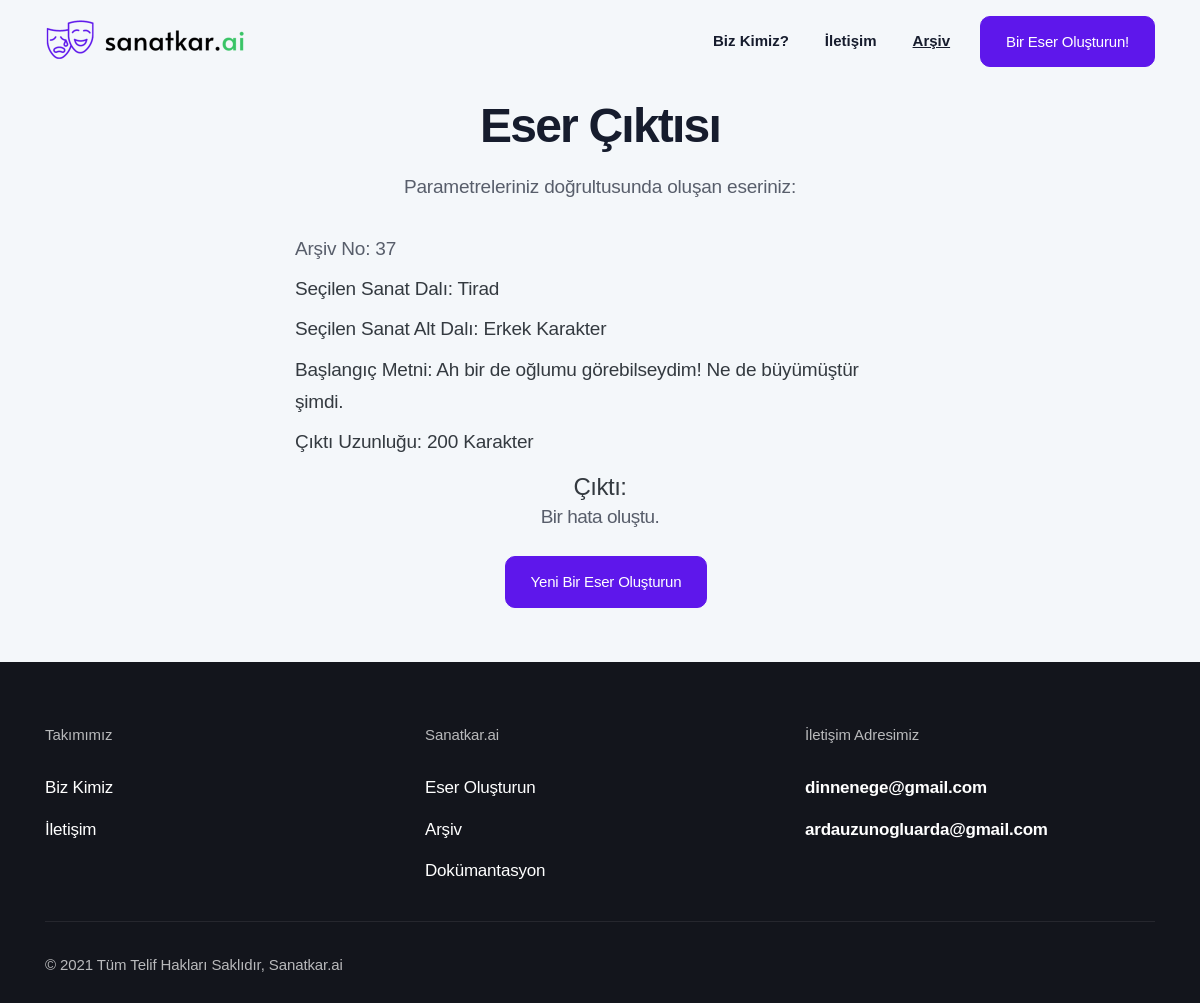
Page /archive/37 on the committed database.
### app.py (models this page shows)
class Archive(db.Model):
    id = db.Column(db.Integer, primary_key=True)
    generated_text = db.Column(db.String(600))
    art_branch = db.Column(db.String(10))
    genre = db.Column(db.String(30))
    seed_input = db.Column(db.String(35))
    length_input = db.Column(db.String(3))

### app.py (the view)
@app.route("/archive/<int:id>")
def particular_archive_element(id):
    archived_generation = Archive.query.filter_by(id = id).first()
    id = archived_generation.id
    generated_text = archived_generation.generated_text
    art_branch = archived_generation.art_branch
    genre = archived_generation.genre
    seed_input = archived_generation.seed_input
    length_input = archived_generation.length_input
    output = str(generated_text).replace("_", "").replace(")", "").replace("(", "").replace("'", "").replace('"',"").split("\\n")
    output = list(filter(None, output))[:-1]
    return render_template("generator_output.html", id = id, output=output, art_branch=art_branch, genre=genre, seed_input=seed_input, length_input=length_input)

### templates/generator_output.html (shortened to what this page needs)
<!DOCTYPE html>
<html lang="en">
<head>
  <link rel="stylesheet" href="{{ url_for('static', filename='css/bootstrap.css') }}">
  <link rel="stylesheet" href="{{ url_for('static', filename='fonts/icon-font/css/style.css') }}">
  <link rel="stylesheet" href="{{ url_for('static', filename='fonts/typography-font/typo.css') }}">
  <link rel="stylesheet" href="{{ url_for('static', filename='fonts/fontawesome-5/css/all.css') }}">
  <link rel="stylesheet" href="{{ url_for('static', filename='plugins/aos/aos.min.css') }}">
  <link rel="stylesheet" href="{{ url_for('static', filename='plugins/fancybox/jquery.fancybox.min.css') }}">
  <link rel="stylesheet" href="{{ url_for('static', filename='plugins/nice-select/nice-select.min.css') }}">
  <link rel="stylesheet" href="{{ url_for('static', filename='plugins/slick/slick.min.css') }}">
  <link rel="stylesheet" href="{{ url_for('static', filename='plugins/date-picker/css/gijgo.min.css') }}" type="text/css" />
  <link rel="stylesheet" href="{{ url_for('static', filename='plugins/theme-mode-switcher/switcher-panel.css') }}">
  <link rel="stylesheet" href="{{ url_for('static', filename='css/main.css') }}">
  <link rel="stylesheet" href="{{ url_for('static', filename='css/theme-mode-custom.css') }}">
  <link rel="stylesheet" href="https://cdnjs.cloudflare.com/ajax/libs/font-awesome/5.15.4/css/all.min.css">
</head>
<body data-theme="light">
  <div class="site-wrapper overflow-hidden">
    <header class="site-header site-header--menu-right  site-header--absolute">
      <div class="container">
        <nav class="navbar site-navbar offcanvas-active navbar-expand-lg  px-0">
          <div class="brand-logo"><a href="/">
              <img src="{{ url_for('static', filename='image/logo-main-black.png') }}" alt="" class="light-version-logo ">
            </a></div>
          <div class="collapse navbar-collapse" id="mobile-menu">
            <div class="navbar-nav-wrapper">
              <ul class="navbar-nav main-menu">
                <li class="nav-item">
                  <a class="text-dark nav-link" href="/about" role="button" aria-expanded="false">Biz Kimiz?</a>
                </li>
                <li class="nav-item">
                  <a class="nav-link" href="/contact" role="button" aria-expanded="false">İletişim</a>
                </li>
                <li class="nav-item">
                  <a class="font-weight-bold nav-link" href="/archive" role="button" aria-expanded="false"><ins>Arşiv</ins></a>
                </li>
              </ul>
            </div>
          </div>
          <div class="header-btn  ml-auto ml-lg-5 mr-6 mr-lg-0 d-none d-xs-block">
            <a class="btn btn-app-page btn-primary gr-text-9 d-none d-xs-inline-flex " href="/generator">
              Bir Eser Oluşturun!
            </a>
          </div>
        </nav>
      </div>
    </header>
    <div class="inner-banner pt-20 pb-md-13 bg-default-2">
      <div class="container">
        <div class="row  justify-content-center pt-5">
          <div class="col-xl-8 col-lg-9 text-center">
            <div class="px-md-15 text-center">
              <h2 class="title gr-text-3 mb-6">Eser Çıktısı</h2>
              <p class="gr-text-8 mb-9">Parametreleriniz doğrultusunda oluşan eseriniz:</p>
              <ul class="w-100 list-unstyled text-left">
                <li class="gr-text-8 mb-3">Arşiv No: <span id="archiveno">{{id}}</span></li>
                <li class="gr-text-8 text-dark mb-3">Seçilen Sanat Dalı: <span id="chosenart">{{art_branch}}</span></li>
                <li class="gr-text-8 text-dark mb-3">Seçilen Sanat Alt Dalı: <span id="chosensubart">{{genre}}</span></li>
                <li class="gr-text-8 text-dark mb-3">Başlangıç Metni: <span id="startingsentence">{{seed_input}}</span></li>
                <li class="gr-text-8 text-dark mb-5">Çıktı Uzunluğu: <span id="outputlength">{{length_input}}</span> Karakter</li>
                <li class="gr-text-6 text-dark mb-8 text-center">Çıktı:</br><span id="output">
                {% if output[0] %}
                  {% for element in output %}
                    {{element}}
                    <br>
                  {% endfor %}
                {% else %}
                  <p> Bir hata oluştu. </p>
                {% endif %}
                </span></li>
              </ul>
              <div class="header-btn  ml-auto ml-lg-5 mr-6 mr-lg-0 d-xs-block">
                <a class="btn btn-app-page btn-primary gr-text-9 d-xs-inline-flex " href="/generator">
                  Yeni Bir Eser Oluşturun
                </a>
              </div>
            </div>
          </div>
        </div>
      </div>
    </div>
    <div class="bg-default-2 pb-1 ">
    </div>
   <div class="footer-section dark-mode-texts bg-blackish-blue">
    <div class="container">
      <div class="footer-top pt-15">
        <div class="justify-content-center row">
          <div class="col-6 col-lg-4">
            <div class="single-footer mb-13 mb-lg-9">
              <p class="footer-title gr-text-11 mb-7">Takımımız</p>
              <ul class="footer-list list-unstyled">
                <li class="py-2"><a class="gr-text-9 gr-text-color" href="/about">Biz Kimiz</a></li>
                <li class="py-2"><a class="gr-text-9 gr-text-color" href="/contact">İletişim</a></li>
              </ul>
            </div>
          </div>
          <div class="col-6 col-lg-4">
            <div class="single-footer mb-13 mb-lg-9">
              <p class="footer-title gr-text-11 mb-7">Sanatkar.ai</p>
              <ul class="footer-list list-unstyled">
                <li class="py-2"><a class="gr-text-9 gr-text-color" href="/generator">Eser Oluşturun</a></li>
                <li class="py-2"><a class="gr-text-9 gr-text-color" href="/archive">Arşiv</a></li>
                <li class="py-2"><a class="gr-text-9 gr-text-color" href="https://github.com/ardauzunoglu/sanatkar.ai">Dokümantasyon</a></li>
              </ul>
            </div>
          </div>
          <div class="col-md-6 col-lg-4">
            <div class="single-footer mb-13 mb-lg-9">
              <p class="footer-title gr-text-11 mb-7">İletişim Adresimiz</p>
              <ul class="footer-list list-unstyled">
                <li class="py-2"><a class="gr-text-9 text-primary font-weight-bold hover-underline active text-white" href="mailto:dinnenege@gmail.com">dinnenege@gmail.com</a></li>
                <li class="py-2"><a class="gr-text-9 text-primary font-weight-bold hover-underline active text-white" href="mailto:ardauzunogluarda@gmail.com">ardauzunogluarda@gmail.com</a></li>
              </ul>
            </div>
          </div>
        </div>
      </div>
      <div class="copyright-area border-top pt-9 pb-8">
        <div class="row align-items-center">
          <div class="col-lg-6">
            <p class="copyright-text gr-text-11 mb-6 mb-lg-0 gr-text-color-opacity text-center text-lg-left">
              © 2021 Tüm Telif Hakları Saklıdır, Sanatkar.ai
            </p>
          </div>
        </div>
      </div>
    </div>
  </div>
  </div>
</body>
</html>

### rows in the picture
Archive: art_branch "Tirad", genre "Erkek Karakter", seed_input "Ah bir de oğlumu görebilseydim! Ne de büyümüştür şimdi.", length_input "200"

### other values in the picture
{{ id }} "37"
